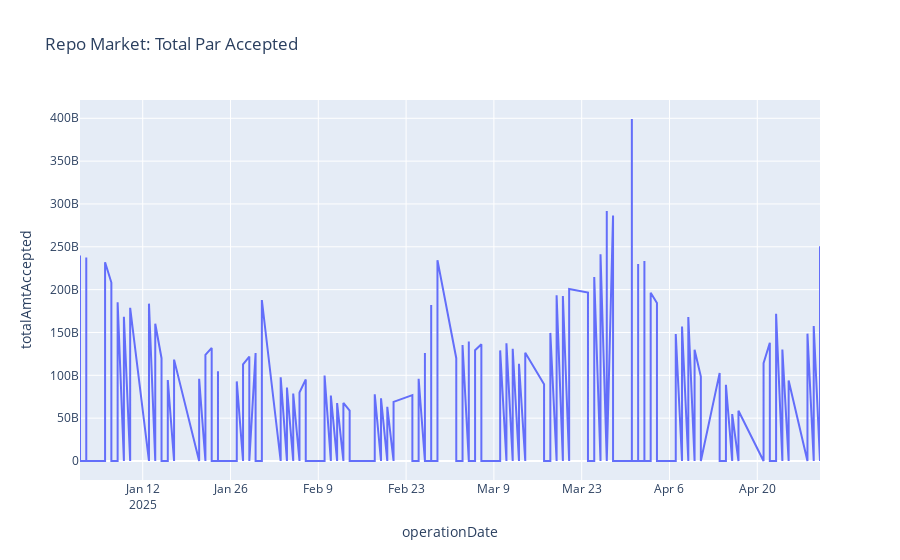

Here is the notebook cell this chart was saved with:
### Code cell
import plotly.express as px

fig = px.line(reduced_cleaned_df, x="operationDate", y="totalAmtAccepted", title="Repo Market: Total Par Accepted")
fig.show()

### Figure 1 — Plotly figure (JSON) as saved in the notebook; plotly's stock layout.template omitted (floating-point values rounded to 4 significant figures; data arrays with more than 128 entries replaced by an {"elided": "..."} marker saying what was removed)
{"data": [{"hovertemplate": "operationDate=%{x}<br>totalAmtAccepted=%{y}<extra></extra>", "legendgroup": "", "line": {"color": "#636efa", "dash": "solid"}, "marker": {"symbol": "circle"}, "mode": "lines", "name": "", "orientation": "v", "showlegend": false, "type": "scatter", "x": {"elided": "176 str values"}, "xaxis": "x", "y": {"elided": "176 int values"}, "yaxis": "y"}], "layout": {"legend": {"tracegroupgap": 0}, "title": {"text": "Repo Market: Total Par Accepted"}, "xaxis": {"anchor": "y", "domain": [0, 1], "title": {"text": "operationDate"}}, "yaxis": {"anchor": "x", "domain": [0, 1], "title": {"text": "totalAmtAccepted"}}}}
